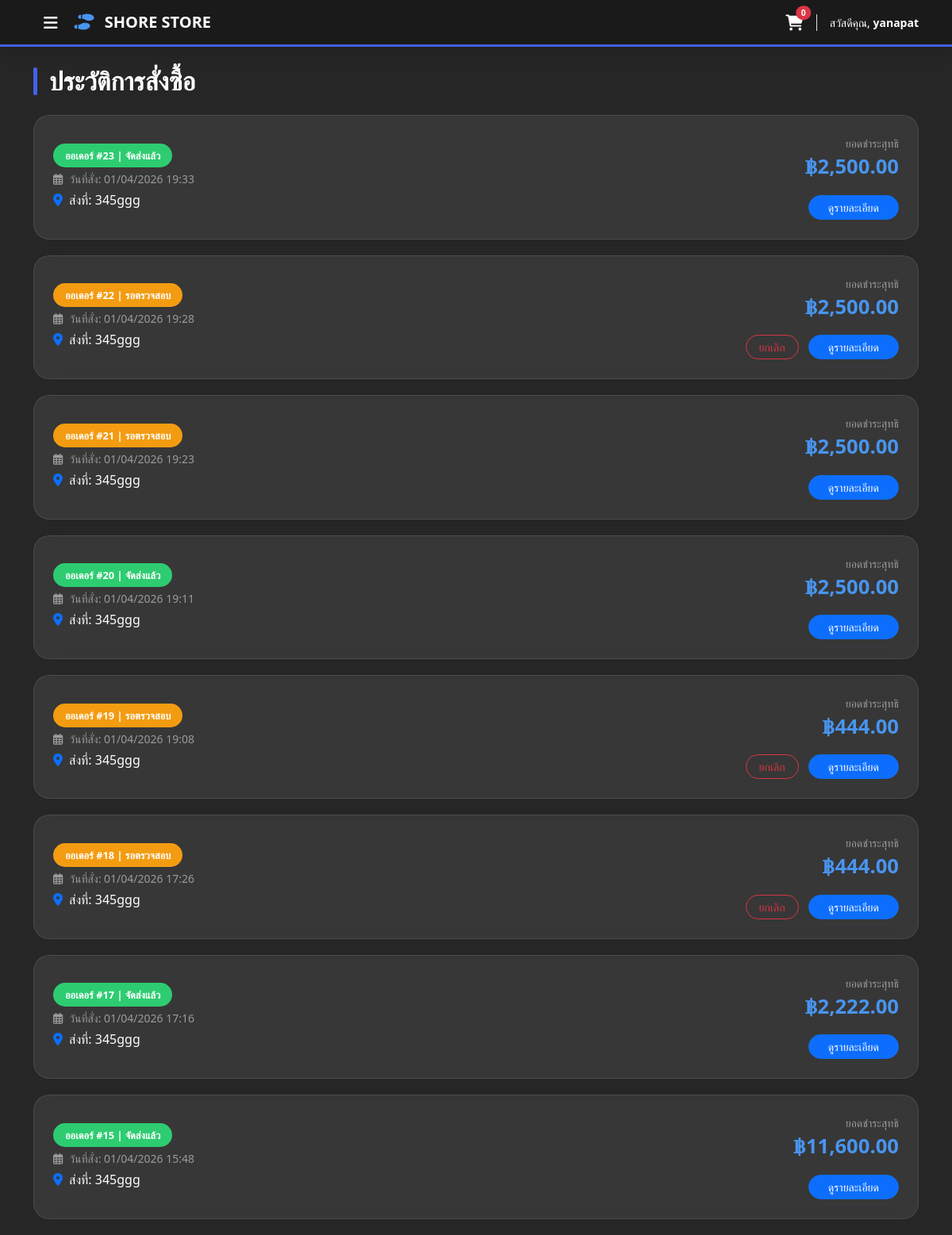
Page /my_order.php (signed in) on the committed database.
### tables this page shows
CREATE TABLE `users` (
  `id` int(11) NOT NULL,
  `username` varchar(50) NOT NULL,
  `password` varchar(255) NOT NULL,
  `firstname` varchar(100) DEFAULT NULL,
  `lastname` varchar(100) DEFAULT NULL,
  `email` varchar(100) DEFAULT NULL,
  `phone` varchar(20) DEFAULT NULL,
  `address` text DEFAULT NULL,
  `created_at` timestamp NOT NULL DEFAULT current_timestamp(),
  `role` enum('user','admin') DEFAULT 'user'
);

CREATE TABLE `orders` (
  `id` int(11) NOT NULL,
  `username` varchar(50) NOT NULL,
  `firstname` varchar(100) DEFAULT NULL,
  `lastname` varchar(100) DEFAULT NULL,
  `total_price` decimal(10,2) NOT NULL,
  `address` text NOT NULL,
  `phone` varchar(20) NOT NULL,
  `status` enum('pending','paid','shipped','cancelled') DEFAULT 'pending',
  `created_at` timestamp NOT NULL DEFAULT current_timestamp()
);

### my_order.php (the view, shortened to what this page needs)
<?php
include('db.php');
$user_now = $_SESSION['username'];
$sql_user = mysqli_query($conn, "SELECT * FROM users WHERE username = '$user_now'");
$user_data = mysqli_fetch_assoc($sql_user);
$sql = "SELECT * FROM orders WHERE username = '$user_now' ORDER BY created_at DESC";
$result = mysqli_query($conn, $sql);
?>
<!DOCTYPE html>
<html lang="th">
<head>
    <link href="https://cdn.jsdelivr.net/npm/bootstrap@5.3.3/dist/css/bootstrap.min.css" rel="stylesheet">
    <link rel="stylesheet" href="https://cdnjs.cloudflare.com/ajax/libs/font-awesome/6.0.0/css/all.min.css">
</head>
<body>
<nav class="navbar navbar-expand-lg sticky-top mb-4 shadow">
    <div class="container">
        <button class="btn text-white me-2" type="button" data-bs-toggle="offcanvas" data-bs-target="#sidebarMenu">
            <i class="fas fa-bars fa-lg"></i>
        </button>
        <a class="navbar-brand text-white fw-bold" href="index.php">
            <i class="fas fa-shoe-prints me-2" style="color: #4895ef;"></i> SHORE STORE
        </a>
        <div class="ms-auto d-flex align-items-center">
            <a href="cart.php" class="nav-link text-white position-relative me-3">
                <i class="fas fa-shopping-cart fa-lg"></i>
                <span class="position-absolute top-0 start-100 translate-middle badge rounded-pill bg-danger" style="font-size: 0.65rem;">
                    <?php echo isset($_SESSION['cart']) ? count($_SESSION['cart']) : 0; ?>
                </span>
            </a>
            <div class="text-white small border-start ps-3 d-none d-md-block">
                สวัสดีคุณ, <strong><?php echo htmlspecialchars($user_data['firstname'] ?? $user_now); ?></strong>
            </div>
        </div>
    </div>
</nav>
<div class="container">
    <div class="d-flex align-items-center mb-4">
        <div style="width: 5px; height: 35px; background: #4361ee; margin-right: 15px; border-radius: 10px;"></div>
        <h2 class="fw-bold m-0">ประวัติการสั่งซื้อ</h2>
    </div>
    <?php if ($result && mysqli_num_rows($result) > 0): ?>
        <?php while ($order = mysqli_fetch_assoc($result)):
            $status = $order['status'];
            $st_class = "bg-pending"; $st_text = "รอตรวจสอบ";
            if($status == 'shipped') { $st_class = "bg-shipped"; $st_text = "จัดส่งแล้ว"; }
        ?>
            <div class="order-card p-4">
                <div class="row align-items-center">
                    <div class="col-md-8">
                        <div class="mb-2">
                            <span class="status-badge <?php echo $st_class; ?>">
                                ออเดอร์ #<?php echo $order['id']; ?> | <?php echo $st_text; ?>
                            </span>
                        </div>
                        <p class="mb-1 text-white-50 small">
                            <i class="far fa-calendar-alt me-2"></i>วันที่สั่ง: <?php echo date('d/m/Y H:i', strtotime($order['created_at'])); ?>
                        </p>
                        <p class="mb-0">
                            <i class="fas fa-map-marker-alt me-2 text-primary"></i>ส่งที่: <?php echo htmlspecialchars($order['address']); ?>
                        </p>
                    </div>
                    <div class="col-md-4 text-md-end mt-3 mt-md-0">
                        <div class="text-white-50 small">ยอดชำระสุทธิ</div>
                        <div class="price-total">฿<?php echo number_format($order['total_price'], 2); ?></div>
                        <div class="mt-3">
                            <?php if($order['status'] == 'pending'): ?>
                                <a href="my_order.php?cancel_id=<?php echo $order['id']; ?>" class="btn btn-outline-danger btn-sm rounded-pill px-3" onclick="return confirm('คุณต้องการยกเลิกออเดอร์นี้ใช่หรือไม่?')">ยกเลิก</a>
                            <?php endif; ?>
                            <a href="order_details_user.php?order_id=<?php echo $order['id']; ?>" class="btn btn-primary btn-sm rounded-pill px-4 ms-2">ดูรายละเอียด</a>
                        </div>
                    </div>
                </div>
            </div>
        <?php endwhile; ?>
    <?php endif; ?>
</div>
</body>
</html>

### my_order.php (style rules this page uses)
body { background-image: linear-gradient(rgba(0,0,0,0.85), rgba(0,0,0,0.85)), url('https://images.unsplash.com/photo-1552346154-21d32810aba3?q=80&w=2070'); background-size: cover; background-attachment: fixed; color: white; font-family: 'Segoe UI', sans-serif; min-height: 100vh; }
.navbar { background: #1a1a1a !important; border-bottom: 3px solid #4361ee; }
.order-card { background: rgba(255, 255, 255, 0.08); backdrop-filter: blur(15px); border-radius: 20px; border: 1px solid rgba(255, 255, 255, 0.1); margin-bottom: 20px; transition: 0.3s; }
.status-badge { padding: 6px 15px; border-radius: 50px; font-size: 0.8rem; font-weight: bold; }
.bg-pending { background: #f39c12; }
.bg-shipped { background: #2ecc71; }
.price-total { color: #4895ef; font-size: 1.6rem; font-weight: bold; }

### rows in the picture
users: firstname "yanapat"
orders: id "23", status "จัดส่งแล้ว", created_at "01/04/2026 19:33", address "345ggg", total_price "2,500.00"
orders: id "22", st_text "รอตรวจสอบ", created_at "01/04/2026 19:28", address "345ggg", total_price "2,500.00"
orders: id "21", st_text "รอตรวจสอบ", created_at "01/04/2026 19:23", address "345ggg", total_price "2,500.00"
orders: id "20", status "จัดส่งแล้ว", created_at "01/04/2026 19:11", address "345ggg", total_price "2,500.00"
orders: id "19", st_text "รอตรวจสอบ", created_at "01/04/2026 19:08", address "345ggg", total_price "444.00"
orders: id "18", st_text "รอตรวจสอบ", created_at "01/04/2026 17:26", address "345ggg", total_price "444.00"
orders: id "17", status "จัดส่งแล้ว", created_at "01/04/2026 17:16", address "345ggg", total_price "2,222.00"
orders: id "15", status "จัดส่งแล้ว", created_at "01/04/2026 15:48", address "345ggg", total_price "11,600.00"
